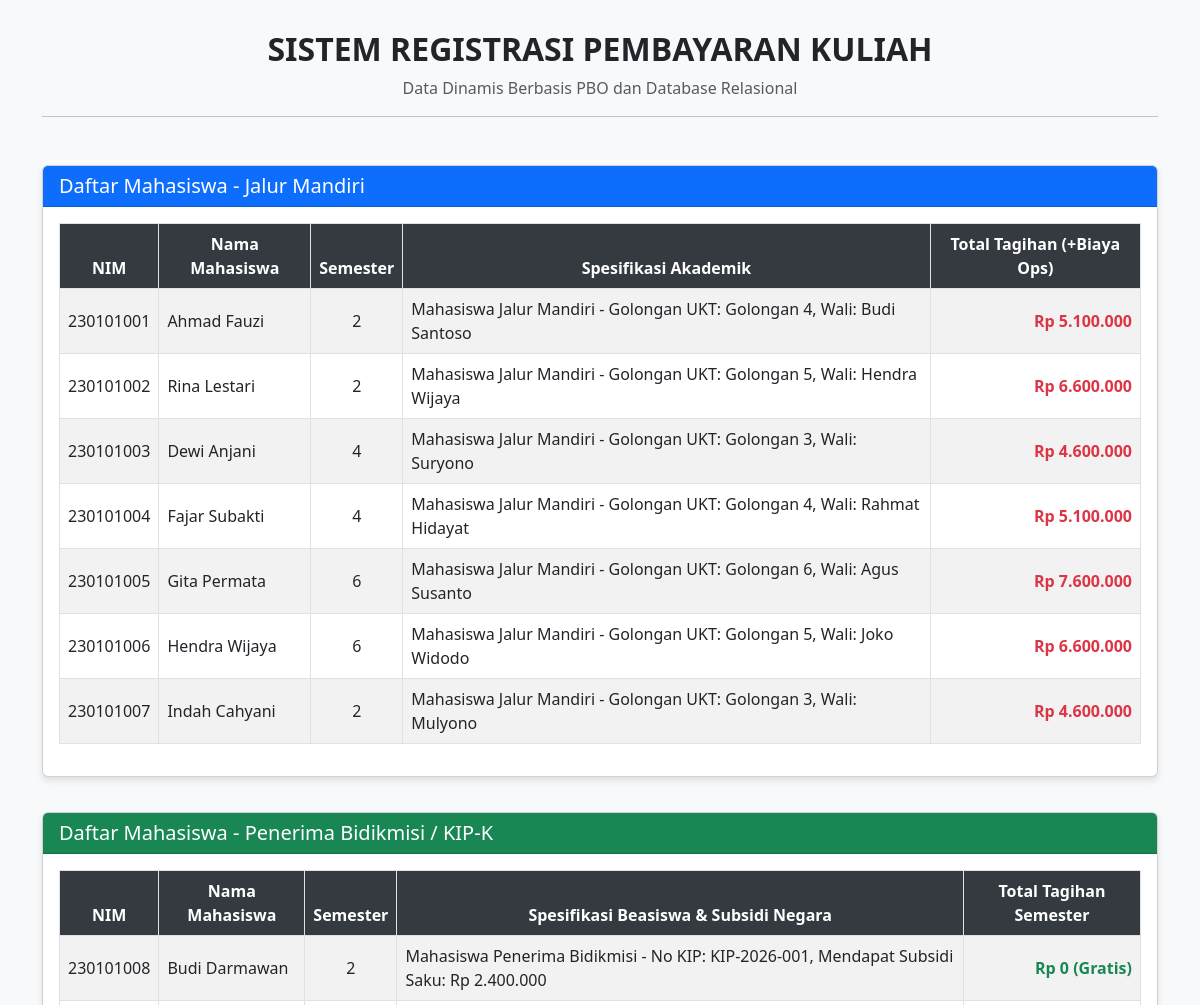
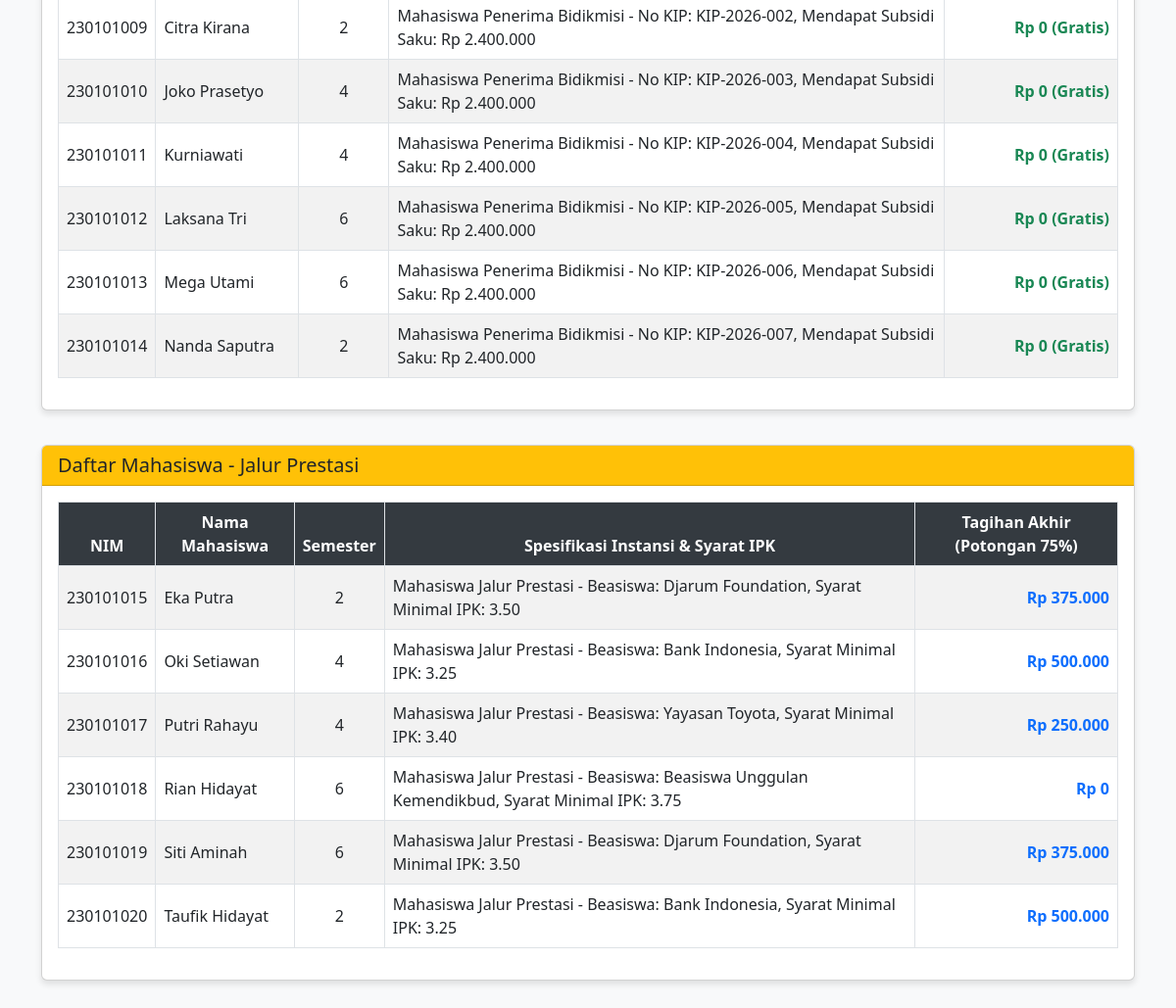
The page / on the database its author committed (2 pictures, top to bottom).
### tables this page shows
CREATE TABLE `tabel_mahasiswa` (
  `id_mahasiswa` int NOT NULL,
  `nama_mahasiswa` varchar(100) NOT NULL,
  `nim` varchar(15) NOT NULL,
  `semester` int NOT NULL,
  `tarif_ukt_nominal` decimal(10,2) NOT NULL,
  `jenis_pembiayaan` enum('Mandiri','Bidikmisi','Prestasi') NOT NULL,
  `golongan_ukt` varchar(10) DEFAULT NULL,
  `nama_wali` varchar(100) DEFAULT NULL,
  `nomor_kip_kuliah` varchar(30) DEFAULT NULL,
  `dana_suku_subsidi` decimal(10,2) DEFAULT NULL,
  `nama_instansi_beasiswa` varchar(100) DEFAULT NULL,
  `minimal_ipk_syarat` decimal(3,2) DEFAULT NULL
);

### MahasiswaMandiri.php (called while the page is built, shortened)
<?php
require_once 'Mahasiswa.php';
class MahasiswaMandiri extends Mahasiswa {
    private $golonganUkt;
    private $namaWali;
    public function __construct($id_mahasiswa, $nama_mahasiswa, $nim, $semester, $tarifUktNominal, $golonganUkt, $namaWali) {
        $this->golonganUkt = $golonganUkt;
        $this->namaWali = $namaWali;
    }
    public function hitungTagihanSemester() {
        $biayaOperasional = 100000;
        return $this->tarifUktNominal + $biayaOperasional;
    }
    public function tampilkanSpesifikasiAkademik() {
        return "Mahasiswa Jalur Mandiri - Golongan UKT: " . $this->golonganUkt . ", Wali: " . $this->namaWali;
    }
}

### Mahasiswa.php (called while the page is built, shortened)
<?php
abstract class Mahasiswa {
    public function __construct($id_mahasiswa, $nama_mahasiswa, $nim, $semester, $tarifUktNominal) {
        $this->tarifUktNominal = $tarifUktNominal;
    }
}
?>

### MahasiswaBidikmisi.php (called while the page is built, shortened)
<?php
require_once 'Mahasiswa.php';
class MahasiswaBidikmisi extends Mahasiswa {
    private $nomorKipKuliah;
    private $danaSakuSubsidi;
    public function __construct($id_mahasiswa, $nama_mahasiswa, $nim, $semester, $tarifUktNominal, $nomorKipKuliah, $danaSakuSubsidi) {
        $this->nomorKipKuliah = $nomorKipKuliah;
        $this->danaSakuSubsidi = $danaSakuSubsidi;
    }
    public function hitungTagihanSemester() {
        return 0;
    }
    public function tampilkanSpesifikasiAkademik() {
        return "Mahasiswa Penerima Bidikmisi - No KIP: " . $this->nomorKipKuliah . ", Mendapat Subsidi Saku: Rp " . number_format($this->danaSakuSubsidi, 0, ',', '.');
    }
}

### MahasiswaPrestasi.php (called while the page is built, shortened)
<?php
require_once 'Mahasiswa.php';
class MahasiswaPrestasi extends Mahasiswa {
    private $namaInstansiBeasiswa;
    private $minimalIpkSyarat;
    public function __construct($id_mahasiswa, $nama_mahasiswa, $nim, $semester, $tarifUktNominal, $namaInstansiBeasiswa, $minimalIpkSyarat) {
        $this->namaInstansiBeasiswa = $namaInstansiBeasiswa;
        $this->minimalIpkSyarat = $minimalIpkSyarat;
    }
    public function hitungTagihanSemester() {
        return $this->tarifUktNominal * 0.25;
    }
    public function tampilkanSpesifikasiAkademik() {
        return "Mahasiswa Jalur Prestasi - Beasiswa: " . $this->namaInstansiBeasiswa . ", Syarat Minimal IPK: " . $this->minimalIpkSyarat;
    }
}

### index.php (the view, shortened to what this page needs)
<?php
require_once 'Mahasiswa.php';
require_once 'MahasiswaMandiri.php';
require_once 'MahasiswaBidikmisi.php';
require_once 'MahasiswaPrestasi.php';
$db = new Koneksi();
$conn = $db->getKoneksi();
$query  = "SELECT * FROM tabel_mahasiswa";
$result = $conn->query($query);
$listMandiri   = [];
$listBidikmisi = [];
$listPrestasi  = [];
if ($result->num_rows > 0) {
    while ($row = $result->fetch_assoc()) {
        $dataMhs = [
            'objek' => null,
            'nim'   => $row['nim'],
            'nama'  => $row['nama_mahasiswa'],
            'smstr' => $row['semester']
        ];
        if ($row['jenis_pembiayaan'] == 'Mandiri') {
            $dataMhs['objek'] = new MahasiswaMandiri(
                $row['id_mahasiswa'], $row['nama_mahasiswa'], $row['nim'],
                $row['semester'], $row['tarif_ukt_nominal'], $row['golongan_ukt'], $row['nama_wali']
            );
            $listMandiri[] = $dataMhs;
        } elseif ($row['jenis_pembiayaan'] == 'Bidikmisi') {
            $dataMhs['objek'] = new MahasiswaBidikmisi(
                $row['id_mahasiswa'], $row['nama_mahasiswa'], $row['nim'],
                $row['semester'], $row['tarif_ukt_nominal'], $row['nomor_kip_kuliah'], $row['dana_suku_subsidi']
            );
            $listBidikmisi[] = $dataMhs;
        } elseif ($row['jenis_pembiayaan'] == 'Prestasi') {
            $dataMhs['objek'] = new MahasiswaPrestasi(
                $row['id_mahasiswa'], $row['nama_mahasiswa'], $row['nim'],
                $row['semester'], $row['tarif_ukt_nominal'], $row['nama_instansi_beasiswa'], $row['minimal_ipk_syarat']
            );
            $listPrestasi[] = $dataMhs;
        }
    }
}
?>
<!DOCTYPE html>
<html lang="id">
<head>
    <link href="https://cdn.jsdelivr.net/npm/bootstrap@5.3.0/dist/css/bootstrap.min.css" rel="stylesheet">
</head>
<body>
<div class="container">
    <div class="text-center mb-5">
        <h2 class="fw-bold">SISTEM REGISTRASI PEMBAYARAN KULIAH</h2>
        <p class="text-muted">Data Dinamis Berbasis PBO dan Database Relasional</p>
        <hr>
    </div>
    <div class="card">
        <div class="card-header bg-primary text-white font-weight-bold">
            <h5 class="mb-0">Daftar Mahasiswa - Jalur Mandiri</h5>
        </div>
        <div class="card-body table-responsive">
            <table class="table table-bordered table-striped table-hover align-middle">
                <thead>
                    <tr>
                        <th>NIM</th>
                        <th>Nama Mahasiswa</th>
                        <th>Semester</th>
                        <th>Spesifikasi Akademik</th>
                        <th>Total Tagihan (+Biaya Ops)</th>
                    </tr>
                </thead>
                <tbody>
                    <?php if (empty($listMandiri)): ?>
                        <tr><td colspan="5" class="text-center">Tidak ada data.</td></tr>
                    <?php else: ?>
                        <?php foreach ($listMandiri as $mhs): ?>
                            <tr>
                                <td class="text-center"><?= htmlspecialchars($mhs['nim']) ?></td>
                                <td><?= htmlspecialchars($mhs['nama']) ?></td>
                                <td class="text-center"><?= htmlspecialchars($mhs['smstr']) ?></td>
                                <td><?= htmlspecialchars($mhs['objek']->tampilkanSpesifikasiAkademik()) ?></td>
                                <td class="text-end fw-bold text-danger">Rp <?= number_format($mhs['objek']->hitungTagihanSemester(), 0, ',', '.') ?></td>
                            </tr>
                        <?php endforeach; ?>
                    <?php endif; ?>
                </tbody>
            </table>
        </div>
    </div>
    <div class="card">
        <div class="card-header bg-success text-white">
            <h5 class="mb-0">Daftar Mahasiswa - Penerima Bidikmisi / KIP-K</h5>
        </div>
        <div class="card-body table-responsive">
            <table class="table table-bordered table-striped table-hover align-middle">
                <thead>
                    <tr>
                        <th>NIM</th>
                        <th>Nama Mahasiswa</th>
                        <th>Semester</th>
                        <th>Spesifikasi Beasiswa & Subsidi Negara</th>
                        <th>Total Tagihan Semester</th>
                    </tr>
                </thead>
                <tbody>
                    <?php if (empty($listBidikmisi)): ?>
                        <tr><td colspan="5" class="text-center">Tidak ada data.</td></tr>
                    <?php else: ?>
                        <?php foreach ($listBidikmisi as $mhs): ?>
                            <tr>
                                <td class="text-center"><?= htmlspecialchars($mhs['nim']) ?></td>
                                <td><?= htmlspecialchars($mhs['nama']) ?></td>
                                <td class="text-center"><?= htmlspecialchars($mhs['smstr']) ?></td>
                                <td><?= htmlspecialchars($mhs['objek']->tampilkanSpesifikasiAkademik()) ?></td>
                                <td class="text-end fw-bold text-success">Rp <?= number_format($mhs['objek']->hitungTagihanSemester(), 0, ',', '.') ?> (Gratis)</td>
                            </tr>
                        <?php endforeach; ?>
                    <?php endif; ?>
                </tbody>
            </table>
        </div>
    </div>
    <div class="card">
        <div class="card-header bg-warning text-dark">
            <h5 class="mb-0">Daftar Mahasiswa - Jalur Prestasi</h5>
        </div>
        <div class="card-body table-responsive">
            <table class="table table-bordered table-striped table-hover align-middle">
                <thead>
                    <tr>
                        <th>NIM</th>
                        <th>Nama Mahasiswa</th>
                        <th>Semester</th>
                        <th>Spesifikasi Instansi & Syarat IPK</th>
                        <th>Tagihan Akhir (Potongan 75%)</th>
                    </tr>
                </thead>
                <tbody>
                    <?php if (empty($listPrestasi)): ?>
                        <tr><td colspan="5" class="text-center">Tidak ada data.</td></tr>
                    <?php else: ?>
                        <?php foreach ($listPrestasi as $mhs): ?>
                            <tr>
                                <td class="text-center"><?= htmlspecialchars($mhs['nim']) ?></td>
                                <td><?= htmlspecialchars($mhs['nama']) ?></td>
                                <td class="text-center"><?= htmlspecialchars($mhs['smstr']) ?></td>
                                <td><?= htmlspecialchars($mhs['objek']->tampilkanSpesifikasiAkademik()) ?></td>
                                <td class="text-end fw-bold text-primary">Rp <?= number_format($mhs['objek']->hitungTagihanSemester(), 0, ',', '.') ?></td>
                            </tr>
                        <?php endforeach; ?>
                    <?php endif; ?>
                </tbody>
            </table>
        </div>
    </div>
</div>
</body>
</html>

### index.php (style rules this page uses)
body { background-color: #f8f9fa; padding-top: 30px; }
.card { margin-bottom: 35px; box-shadow: 0 4px 6px rgba(0,0,0,0.1); }
.table th { background-color: #343a40; color: white; text-align: center; }

### rows shown on the page
tabel_mahasiswa: nim "230101001", nama_mahasiswa "Ahmad Fauzi", semester "2", golongan_ukt+nama_wali "Mahasiswa Jalur Mandiri - Golongan UKT: Golongan 4, Wali: Budi Santoso", tarif_ukt_nominal "5.100.000"
tabel_mahasiswa: nim "230101002", nama_mahasiswa "Rina Lestari", semester "2", golongan_ukt+nama_wali "Mahasiswa Jalur Mandiri - Golongan UKT: Golongan 5, Wali: Hendra Wijaya", tarif_ukt_nominal "6.600.000"
tabel_mahasiswa: nim "230101003", nama_mahasiswa "Dewi Anjani", semester "4", golongan_ukt+nama_wali "Mahasiswa Jalur Mandiri - Golongan UKT: Golongan 3, Wali: Suryono", tarif_ukt_nominal "4.600.000"
tabel_mahasiswa: nim "230101004", nama_mahasiswa "Fajar Subakti", semester "4", golongan_ukt+nama_wali "Mahasiswa Jalur Mandiri - Golongan UKT: Golongan 4, Wali: Rahmat Hidayat", tarif_ukt_nominal "5.100.000"
tabel_mahasiswa: nim "230101005", nama_mahasiswa "Gita Permata", semester "6", golongan_ukt+nama_wali "Mahasiswa Jalur Mandiri - Golongan UKT: Golongan 6, Wali: Agus Susanto", tarif_ukt_nominal "7.600.000"
tabel_mahasiswa: nim "230101006", nama_mahasiswa "Hendra Wijaya", semester "6", golongan_ukt+nama_wali "Mahasiswa Jalur Mandiri - Golongan UKT: Golongan 5, Wali: Joko Widodo", tarif_ukt_nominal "6.600.000"
tabel_mahasiswa: nim "230101007", nama_mahasiswa "Indah Cahyani", semester "2", golongan_ukt+nama_wali "Mahasiswa Jalur Mandiri - Golongan UKT: Golongan 3, Wali: Mulyono", tarif_ukt_nominal "4.600.000"
tabel_mahasiswa: nim "230101008", nama_mahasiswa "Budi Darmawan", semester "2", nomor_kip_kuliah+dana_suku_subsidi "Mahasiswa Penerima Bidikmisi - No KIP: KIP-2026-001, Mendapat Subsidi Saku: Rp 2.400.000", hitungTagihanSemester "0"
tabel_mahasiswa: nim "230101009", nama_mahasiswa "Citra Kirana", semester "2", nomor_kip_kuliah+dana_suku_subsidi "Mahasiswa Penerima Bidikmisi - No KIP: KIP-2026-002, Mendapat Subsidi Saku: Rp 2.400.000", hitungTagihanSemester "0"
tabel_mahasiswa: nim "230101010", nama_mahasiswa "Joko Prasetyo", semester "4", nomor_kip_kuliah+dana_suku_subsidi "Mahasiswa Penerima Bidikmisi - No KIP: KIP-2026-003, Mendapat Subsidi Saku: Rp 2.400.000", hitungTagihanSemester "0"
tabel_mahasiswa: nim "230101011", nama_mahasiswa "Kurniawati", semester "4", nomor_kip_kuliah+dana_suku_subsidi "Mahasiswa Penerima Bidikmisi - No KIP: KIP-2026-004, Mendapat Subsidi Saku: Rp 2.400.000", hitungTagihanSemester "0"
tabel_mahasiswa: nim "230101012", nama_mahasiswa "Laksana Tri", semester "6", nomor_kip_kuliah+dana_suku_subsidi "Mahasiswa Penerima Bidikmisi - No KIP: KIP-2026-005, Mendapat Subsidi Saku: Rp 2.400.000", hitungTagihanSemester "0"
tabel_mahasiswa: nim "230101013", nama_mahasiswa "Mega Utami", semester "6", nomor_kip_kuliah+dana_suku_subsidi "Mahasiswa Penerima Bidikmisi - No KIP: KIP-2026-006, Mendapat Subsidi Saku: Rp 2.400.000", hitungTagihanSemester "0"
tabel_mahasiswa: nim "230101014", nama_mahasiswa "Nanda Saputra", semester "2", nomor_kip_kuliah+dana_suku_subsidi "Mahasiswa Penerima Bidikmisi - No KIP: KIP-2026-007, Mendapat Subsidi Saku: Rp 2.400.000", hitungTagihanSemester "0"
tabel_mahasiswa: nim "230101015", nama_mahasiswa "Eka Putra", semester "2", nama_instansi_beasiswa+minimal_ipk_syarat "Mahasiswa Jalur Prestasi - Beasiswa: Djarum Foundation, Syarat Minimal IPK: 3.50", tarif_ukt_nominal "375.000"
tabel_mahasiswa: nim "230101016", nama_mahasiswa "Oki Setiawan", semester "4", nama_instansi_beasiswa+minimal_ipk_syarat "Mahasiswa Jalur Prestasi - Beasiswa: Bank Indonesia, Syarat Minimal IPK: 3.25", tarif_ukt_nominal "500.000"
tabel_mahasiswa: nim "230101017", nama_mahasiswa "Putri Rahayu", semester "4", nama_instansi_beasiswa+minimal_ipk_syarat "Mahasiswa Jalur Prestasi - Beasiswa: Yayasan Toyota, Syarat Minimal IPK: 3.40", tarif_ukt_nominal "250.000"
tabel_mahasiswa: nim "230101018", nama_mahasiswa "Rian Hidayat", semester "6", nama_instansi_beasiswa+minimal_ipk_syarat "Mahasiswa Jalur Prestasi - Beasiswa: Beasiswa Unggulan Kemendikbud, Syarat Minimal IPK: 3.75", tarif_ukt_nominal "0"
tabel_mahasiswa: nim "230101019", nama_mahasiswa "Siti Aminah", semester "6", nama_instansi_beasiswa+minimal_ipk_syarat "Mahasiswa Jalur Prestasi - Beasiswa: Djarum Foundation, Syarat Minimal IPK: 3.50", tarif_ukt_nominal "375.000"
tabel_mahasiswa: nim "230101020", nama_mahasiswa "Taufik Hidayat", semester "2", nama_instansi_beasiswa+minimal_ipk_syarat "Mahasiswa Jalur Prestasi - Beasiswa: Bank Indonesia, Syarat Minimal IPK: 3.25", tarif_ukt_nominal "500.000"
